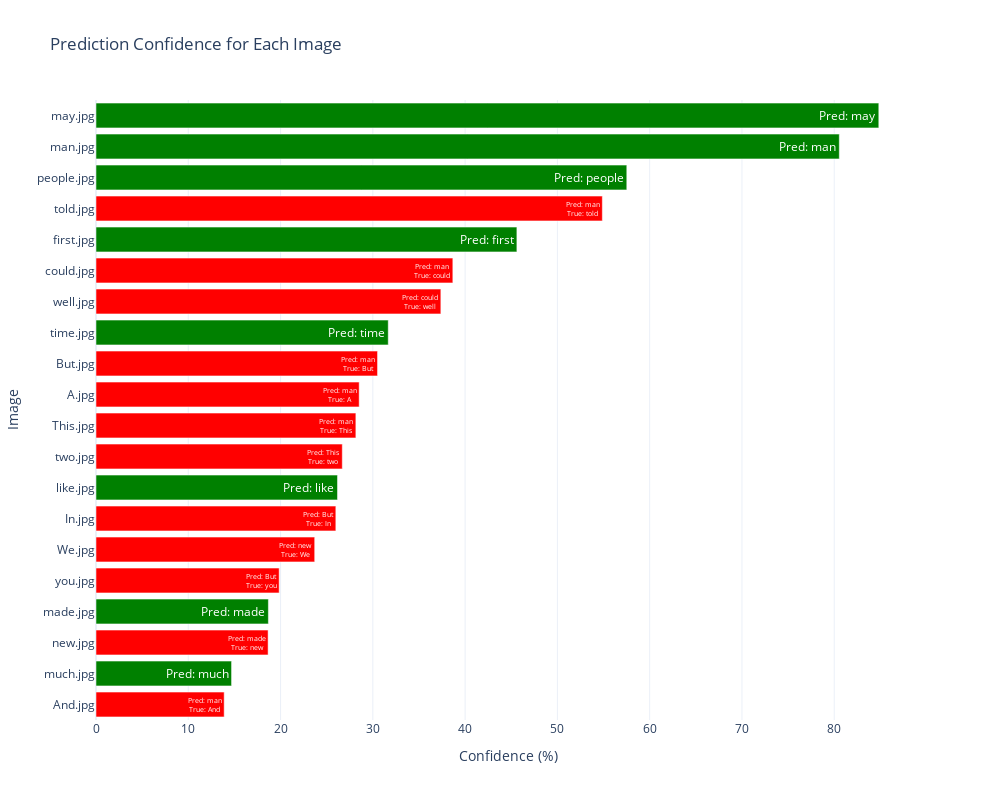

Notebook source saved alongside this figure:
### Markdown cell above
## Visualizing Prediction Confidence for Each Handwritten Image

To gain further insights into the model's predictions, we plot the confidence level for each handwritten image from the custom dataset. This visualization helps in:

1. **Understanding Model Confidence**: See how confident the model was in its predictions for each image.
2. **Identifying Correct vs. Incorrect Predictions**: Correct predictions are shown in green, while incorrect ones are shown in red, making it easy to visually distinguish the two.

This can help identify images that the model was unsure of and may benefit from further improvements or retraining.

### Code cell
# Assuming results_df is already defined and contains prediction results

# Sort results by confidence for better visualization
results_df = results_df.sort_values(by="Confidence (%)", ascending=False)

# Determine colors for each bar based on whether the prediction was correct
colors = ['green' if row['True Label'] == row['Predicted Label'] else 'red' for index, row in results_df.iterrows()]

# Create a Plotly figure for better interactive visualization
fig = go.Figure()

# Add horizontal bar chart with color-coding based on prediction correctness
fig.add_trace(go.Bar(
    y=results_df['Image'],
    x=results_df['Confidence (%)'],
    orientation='h',
    marker=dict(color=colors),
    text=[
        f"Pred: {row['Predicted Label']}<br>True: {row['True Label']}"
        if row['True Label'] != row['Predicted Label']
        else f"Pred: {row['Predicted Label']}"
        for _, row in results_df.iterrows()
    ],
    hoverinfo='text'
))

# Update layout for better visibility
fig.update_layout(
    title="Prediction Confidence for Each Image",
    xaxis_title="Confidence (%)",
    yaxis_title="Image",
    yaxis=dict(autorange="reversed"),  # Invert y-axis (highest confidence at the top)
    height=800,  # Set figure height for better visibility
    width=1000,
    template='plotly_white',
    legend=dict(x=0.85, y=1.15),
)

# Display the figure
fig.show()

### Figure 1 — Plotly figure (JSON) as saved in the notebook; plotly's stock layout.template omitted (floating-point values rounded to 4 significant figures)
{"data": [{"hoverinfo": "text", "marker": {"color": ["green", "green", "green", "red", "green", "red", "red", "green", "red", "red", "red", "red", "green", "red", "red", "red", "green", "red", "green", "red"]}, "orientation": "h", "text": ["Pred: may", "Pred: man", "Pred: people", "Pred: man<br>True: told", "Pred: first", "Pred: man<br>True: could", "Pred: could<br>True: well", "Pred: time", "Pred: man<br>True: But", "Pred: man<br>True: A", "Pred: man<br>True: This", "Pred: This<br>True: two", "Pred: like", "Pred: But<br>True: In", "Pred: new<br>True: We", "Pred: But<br>True: you", "Pred: made", "Pred: made<br>True: new", "Pred: much", "Pred: man<br>True: And"], "type": "bar", "x": [84.83, 80.55, 57.52, 54.87, 45.61, 38.67, 37.37, 31.67, 30.51, 28.52, 28.16, 26.69, 26.17, 25.99, 23.7, 19.85, 18.68, 18.65, 14.69, 13.89], "y": ["may.jpg", "man.jpg", "people.jpg", "told.jpg", "first.jpg", "could.jpg", "well.jpg", "time.jpg", "But.jpg", "A.jpg", "This.jpg", "two.jpg", "like.jpg", "In.jpg", "We.jpg", "you.jpg", "made.jpg", "new.jpg", "much.jpg", "And.jpg"]}], "layout": {"height": 800, "legend": {"x": 0.85, "y": 1.15}, "title": {"text": "Prediction Confidence for Each Image"}, "width": 1000, "xaxis": {"title": {"text": "Confidence (%)"}}, "yaxis": {"autorange": "reversed", "title": {"text": "Image"}}}}
